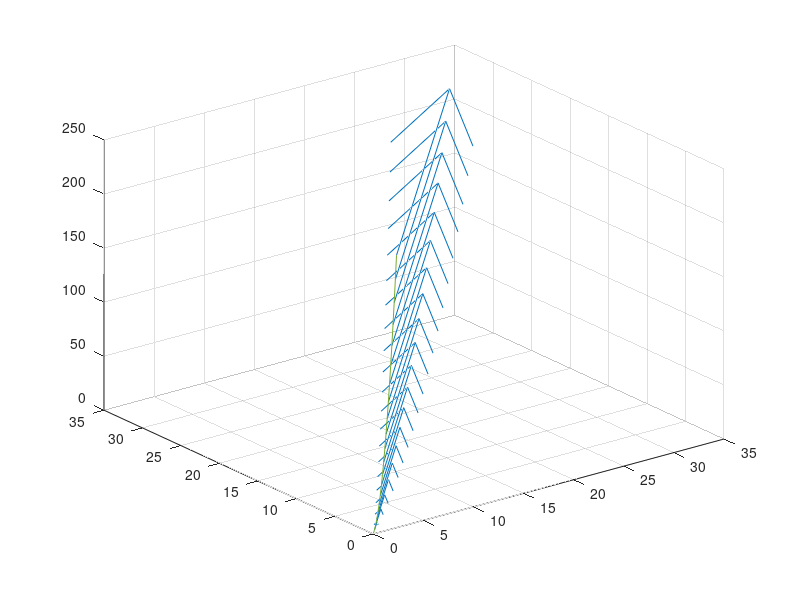

The MATLAB source for this figure:
clc;
clear;
close all;
hold on;
grid on;
view(3);
x = 0:0.5:10;
y = 0:0.5:10;
z = x.^2 + y.^2;
a = 1;
b =1;
c = 1;
quiver3(x,y,z,x,x,x);
plot3(x,y,z);
